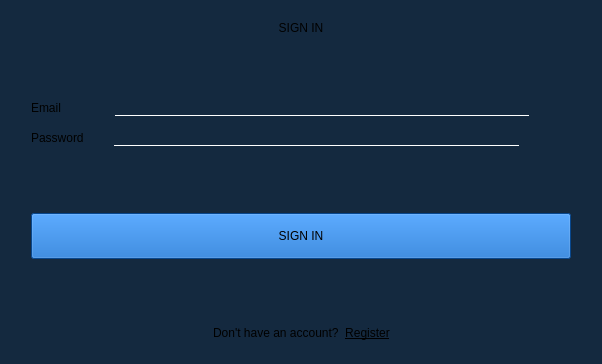
<?xml version="1.0" encoding="UTF-8"?>
<ui version="4.0">
 <class>loginPage</class>
 <widget class="QWidget" name="loginPage">
  <property name="geometry">
   <rect>
    <x>0</x>
    <y>0</y>
    <width>602</width>
    <height>364</height>
   </rect>
  </property>
  <property name="windowTitle">
   <string>Form</string>
  </property>
  <property name="styleSheet">
   <string notr="true">QWidget{
	background-color: rgb(20, 41, 63);
}

QLabel{
	
	font: 600 12pt &quot;Segoe UI&quot;;
}

QLineEdit{

	border: none;
	border-bottom: 1px solid white;
	
	font: 11pt &quot;Segoe UI&quot;;

}</string>
  </property>
  <layout class="QVBoxLayout" name="verticalLayout_3">
   <item>
    <widget class="QLabel" name="label_8">
     <property name="styleSheet">
      <string notr="true">margin-top:10px;
font: 700 16pt &quot;Segoe UI&quot;;</string>
     </property>
     <property name="text">
      <string>SIGN IN</string>
     </property>
     <property name="alignment">
      <set>Qt::AlignmentFlag::AlignCenter</set>
     </property>
    </widget>
   </item>
   <item>
    <spacer name="verticalSpacer_3">
     <property name="orientation">
      <enum>Qt::Orientation::Vertical</enum>
     </property>
     <property name="sizeHint" stdset="0">
      <size>
       <width>20</width>
       <height>36</height>
      </size>
     </property>
    </spacer>
   </item>
   <item>
    <layout class="QVBoxLayout" name="verticalLayout_2">
     <property name="spacing">
      <number>10</number>
     </property>
     <property name="leftMargin">
      <number>20</number>
     </property>
     <property name="rightMargin">
      <number>20</number>
     </property>
     <item>
      <layout class="QHBoxLayout" name="horizontalLayout">
       <item>
        <widget class="QLabel" name="label">
         <property name="text">
          <string>Email             </string>
         </property>
        </widget>
       </item>
       <item>
        <widget class="QLineEdit" name="loginEmailTxt">
         <property name="styleSheet">
          <string notr="true">margin-right:42px;</string>
         </property>
        </widget>
       </item>
      </layout>
     </item>
     <item>
      <layout class="QHBoxLayout" name="horizontalLayout_6">
       <item>
        <widget class="QLabel" name="label_6">
         <property name="text">
          <string>Password      </string>
         </property>
        </widget>
       </item>
       <item>
        <widget class="QLineEdit" name="loginPassTxt">
         <property name="echoMode">
          <enum>QLineEdit::EchoMode::Password</enum>
         </property>
        </widget>
       </item>
       <item>
        <widget class="QPushButton" name="loginShowHidePassBtn">
         <property name="cursor">
          <cursorShape>PointingHandCursor</cursorShape>
         </property>
         <property name="styleSheet">
          <string notr="true">border:none;
padding:5px;</string>
         </property>
         <property name="text">
          <string/>
         </property>
         <property name="icon">
          <iconset resource="../../projectRescources.qrc">
           <normaloff>:/icons/seeWhiteIcon.png</normaloff>:/icons/seeWhiteIcon.png</iconset>
         </property>
         <property name="iconSize">
          <size>
           <width>20</width>
           <height>20</height>
          </size>
         </property>
        </widget>
       </item>
      </layout>
     </item>
    </layout>
   </item>
   <item>
    <spacer name="verticalSpacer">
     <property name="orientation">
      <enum>Qt::Orientation::Vertical</enum>
     </property>
     <property name="sizeHint" stdset="0">
      <size>
       <width>20</width>
       <height>35</height>
      </size>
     </property>
    </spacer>
   </item>
   <item>
    <widget class="QPushButton" name="signInBtn">
     <property name="cursor">
      <cursorShape>PointingHandCursor</cursorShape>
     </property>
     <property name="styleSheet">
      <string notr="true">background-color: rgb(11, 100, 197);
font: 600 12pt &quot;Segoe UI&quot;;
padding:15px;
margin-left: 20px;
margin-right: 20px;</string>
     </property>
     <property name="text">
      <string>SIGN IN</string>
     </property>
    </widget>
   </item>
   <item>
    <spacer name="verticalSpacer_2">
     <property name="orientation">
      <enum>Qt::Orientation::Vertical</enum>
     </property>
     <property name="sizeHint" stdset="0">
      <size>
       <width>20</width>
       <height>36</height>
      </size>
     </property>
    </spacer>
   </item>
   <item>
    <layout class="QHBoxLayout" name="horizontalLayout_7">
     <property name="bottomMargin">
      <number>10</number>
     </property>
     <item>
      <spacer name="horizontalSpacer">
       <property name="orientation">
        <enum>Qt::Orientation::Horizontal</enum>
       </property>
       <property name="sizeHint" stdset="0">
        <size>
         <width>40</width>
         <height>20</height>
        </size>
       </property>
      </spacer>
     </item>
     <item>
      <widget class="QLabel" name="label_7">
       <property name="text">
        <string>Don't have an account?</string>
       </property>
      </widget>
     </item>
     <item>
      <widget class="QPushButton" name="goToRegistrationPageBtn">
       <property name="cursor">
        <cursorShape>PointingHandCursor</cursorShape>
       </property>
       <property name="styleSheet">
        <string notr="true">border:none;
text-decoration: underline;
font: 600 10pt &quot;Segoe UI&quot;;</string>
       </property>
       <property name="text">
        <string>Register</string>
       </property>
      </widget>
     </item>
     <item>
      <spacer name="horizontalSpacer_2">
       <property name="orientation">
        <enum>Qt::Orientation::Horizontal</enum>
       </property>
       <property name="sizeHint" stdset="0">
        <size>
         <width>40</width>
         <height>20</height>
        </size>
       </property>
      </spacer>
     </item>
    </layout>
   </item>
  </layout>
 </widget>
 <resources>
  <include location="../../projectRescources.qrc"/>
 </resources>
 <connections/>
</ui>
